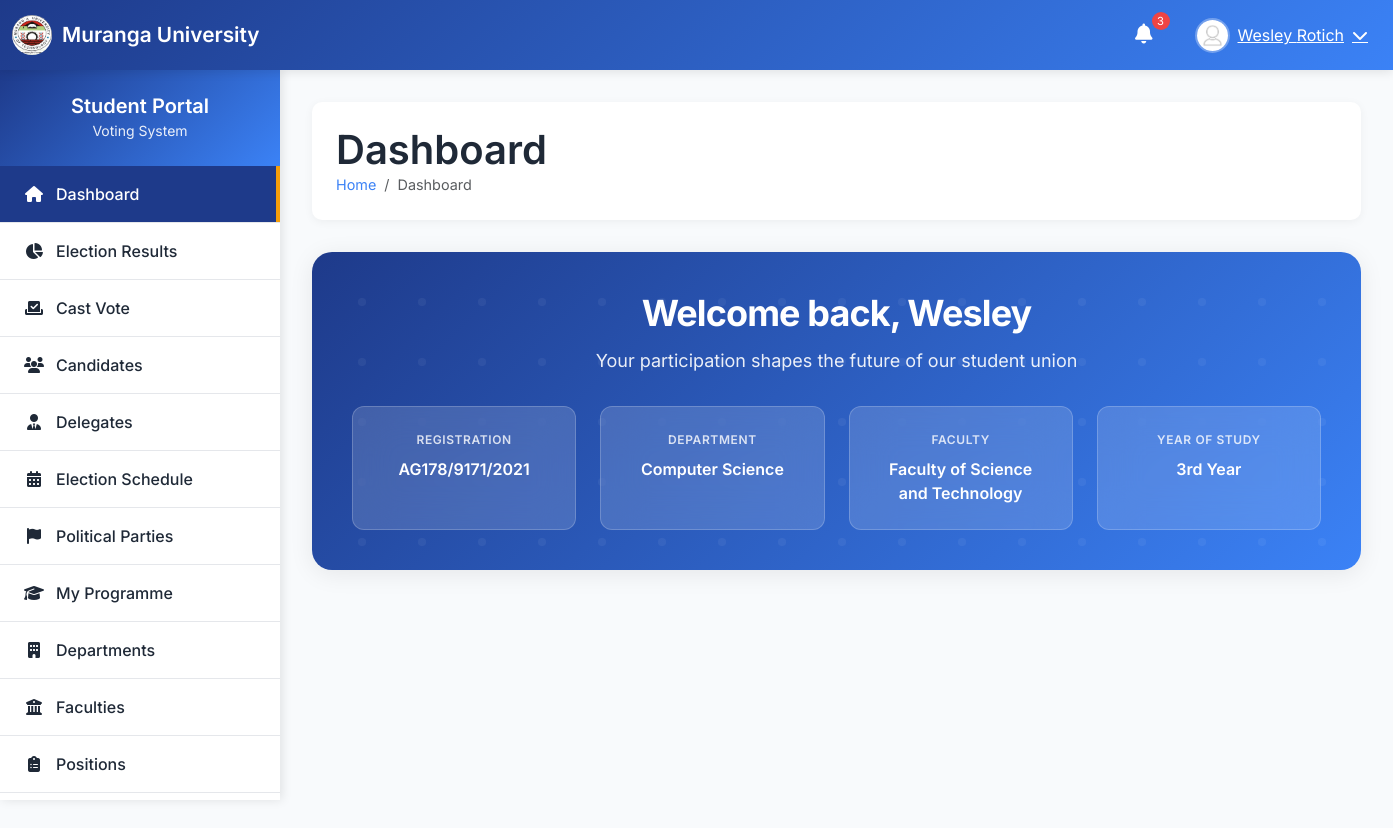
/dashboard/ (signed in), run on the app's committed database.
### voting/models.py (models this page shows, shortened)
class Student(AbstractBaseUser, PermissionsMixin):
    registration_number = models.CharField(
        max_length=20,
        unique=True,
        validators=[RegexValidator(
            regex=r'^[A-Z]{2}\d{3}/\d{4}/\d{4}$',
            message='Registration number must be in format: SC211/0530/2022'
        )]
    )
    birth_certificate_number = models.CharField(max_length=20)
    first_name = models.CharField(max_length=100 , null=True, blank=True)
    last_name = models.CharField(max_length=100, null=True, blank=True)
    email = models.EmailField(blank=True, null=True)
    phone_number = models.CharField(max_length=15, blank=True, null=True)
    programme = models.ForeignKey(Programme, on_delete=models.CASCADE, related_name='students',null=True, blank=True)
    year_of_study = models.IntegerField(choices=[(1, '1st Year'), (2, '2nd Year'), (3, '3rd Year'), (4, '4th Year'), (5, '5th Year')],null=True, blank=True)
    is_active = models.BooleanField(default=True)
    is_staff = models.BooleanField(default=False)
    date_joined = models.DateTimeField(default=timezone.now)
    last_login_ip = models.GenericIPAddressField(blank=True, null=True)
    objects = CustomUserManager()
    USERNAME_FIELD = 'registration_number'
    REQUIRED_FIELDS = ['birth_certificate_number', 'first_name', 'last_name']
    class Meta:
        db_table = 'voting_student'
    @property
    def full_name(self):
        return f"{self.first_name} {self.last_name}"
    @property
    def department(self):
        return self.programme.department
    @property
    def faculty(self):
        return self.programme.department.faculty

class Programme(models.Model):
    name = models.CharField(max_length=200)
    code = models.CharField(max_length=20)
    department = models.ForeignKey(Department, on_delete=models.CASCADE, related_name='programmes')
    created_at = models.DateTimeField(auto_now_add=True)
    class Meta:
        unique_together = ['name', 'department']

class Department(models.Model):
    name = models.CharField(max_length=200)
    code = models.CharField(max_length=10)
    faculty = models.ForeignKey(Faculty, on_delete=models.CASCADE, related_name='departments')
    created_at = models.DateTimeField(auto_now_add=True)
    class Meta:
        unique_together = ['name', 'faculty']

class Faculty(models.Model):
    name = models.CharField(max_length=200, unique=True)
    code = models.CharField(max_length=10, unique=True)
    created_at = models.DateTimeField(auto_now_add=True)
    class Meta:
        verbose_name_plural = "Faculties"

### voting/views.py (the view)
# urls.py: path('dashboard/', views.dashboard_view, name='dashboard'),
@login_required
def dashboard_view(request):
    current_election = get_current_election()
    if not current_election:
        messages.warning(request, "No active election at the moment.")
        return render(request, 'no_election.html')
    context = {
        'election': current_election,
        'student': request.user,
        'department': request.user.department,
        'faculty': request.user.faculty,
    }
    delegate_vote = DelegateVote.objects.filter(
        election=current_election,
        voter=request.user
    ).first()
    context['has_voted_for_delegate'] = delegate_vote is not None
    context['delegate_vote'] = delegate_vote
    available_delegates = Delegate.objects.filter(
        department=request.user.department,
        is_approved=True
    ).select_related('student', 'party')
    context['available_delegates'] = available_delegates
    try:
        delegate_profile = request.user.delegate_profile
        context['is_delegate'] = True
        context['delegate_profile'] = delegate_profile
        if current_election.is_main_voting_active:
            positions = Position.objects.all().order_by('order')
            candidates = Candidate.objects.filter(is_approved=True).select_related('student', 'party', 'position')
            delegate_votes = MainVote.objects.filter(
                election=current_election,
                delegate=delegate_profile
            ).select_related('candidate__position')
            voted_positions = {vote.candidate.position.id for vote in delegate_votes}
            context.update({
                'positions': positions,
                'candidates': candidates,
                'voted_positions': voted_positions,
                'delegate_votes': {vote.candidate.position.id: vote for vote in delegate_votes}
            })
    except Student.delegate_profile.RelatedObjectDoesNotExist:
        context['is_delegate'] = False
    return render(request, 'dashboard.html', context)

### voting/utils.py (called while the page is built)
def get_client_ip(request):
    x_forwarded_for = request.META.get('HTTP_X_FORWARDED_FOR')
    if x_forwarded_for:
        ip = x_forwarded_for.split(',')[0]
    else:
        ip = request.META.get('REMOTE_ADDR')
    return ip

### voting/views.py (called while the page is built)
def get_current_election():
    return Election.objects.filter(is_active=True).first()

### templates/dashboard.html (shortened to what this page needs)
{% extends 'base.html' %}
{% load static %}
{% block content %}
<section class="welcome-hero" role="banner">
    <div class="welcome-content">
        <h1 class="welcome-title">
            Welcome back, {{ student.first_name }}
        </h1>
        <p class="welcome-subtitle">
            Your participation shapes the future of our student union
        </p>
        <div class="student-metrics">
            <div class="metric-card">
                <div class="metric-label">Registration</div>
                <div class="metric-value">{{ student.registration_number }}</div>
            </div>
            <div class="metric-card">
                <div class="metric-label">Department</div>
                <div class="metric-value">
                    {% if student.programme.department %}
                        {{ student.programme.department.name }}
                    {% else %}
                        Not Assigned
                    {% endif %}
                </div>
            </div>
            <div class="metric-card">
                <div class="metric-label">Faculty</div>
                <div class="metric-value">
                    {% if student.programme.department.faculty %}
                        {{ student.programme.department.faculty.name }}
                    {% else %}
                        Not Assigned
                    {% endif %}
                </div>
            </div>
            <div class="metric-card">
                <div class="metric-label">Year of Study</div>
                <div class="metric-value">
                    {{ student.get_year_of_study_display|default:"Not Set" }}
                </div>
            </div>
        </div>
    </div>
</section>
{% if election %}
<div class="dashboard-grid">
    <div class="main-content">
    </div>
    <aside class="sidebar-content" role="complementary">
    </aside>
</div>
{% endif %}
{% endblock %}

### templates/base.html (shortened to what this page needs)
{% load static %}
<!DOCTYPE html>
<html lang="en">
<head>
    <link href="https://cdnjs.cloudflare.com/ajax/libs/bootstrap/5.3.0/css/bootstrap.min.css" rel="stylesheet">
    <link href="https://cdnjs.cloudflare.com/ajax/libs/font-awesome/6.4.0/css/all.min.css" rel="stylesheet">
</head>
<body>
    <nav class="navbar navbar-expand-lg navbar-custom">
        <div class="container-fluid">
            <a class="navbar-brand" href="{% url 'dashboard'%}">
                <img src="{% static 'img/logo.png'%}" alt="MU Logo">
                Muranga University
            </a>
            <div class="d-flex align-items-center">
                <div class="dropdown me-3">
                    <button class="btn btn-link text-white position-relative" type="button" data-bs-toggle="dropdown">
                        <i class="fas fa-bell fs-5"></i>
                        <span class="notification-badge">3</span>
                    </button>
                </div>
                <div class="dropdown user-dropdown">
                    <button class="btn btn-link text-white d-flex align-items-center" type="button" data-bs-toggle="dropdown">
                        <img src="{% static 'img/avatar.png'%}" alt="Avatar" class="user-avatar me-2">
                        <span class="d-none d-md-inline">{{ user.first_name }} {{ user.last_name }}</span>
                        <i class="fas fa-chevron-down ms-2"></i>
                    </button>
                </div>
            </div>
        </div>
    </nav>
    <div class="sidebar" id="sidebar">
        <div class="sidebar-header">
            <h5>Student Portal</h5>
            <small>Voting System</small>
        </div>
        <ul class="sidebar-menu">
            <li><a href="{% url 'dashboard'%}" class="active"><i class="fas fa-home"></i>Dashboard</a></li>
            <li><a href="{% url 'results'%}"><i class="fas fa-chart-pie"></i>Election Results</a></li>
            <li><a href="#"><i class="fas fa-vote-yea"></i>Cast Vote</a></li>
            <li><a href="#"><i class="fas fa-users"></i>Candidates</a></li>
            <li><a href="#"><i class="fas fa-user-tie"></i>Delegates</a></li>
            <li><a href="#"><i class="fas fa-calendar-alt"></i>Election Schedule</a></li>
            <li><a href="#"><i class="fas fa-flag"></i>Political Parties</a></li>
            <li><a href="#"><i class="fas fa-graduation-cap"></i>My Programme</a></li>
            <li><a href="#"><i class="fas fa-building"></i>Departments</a></li>
            <li><a href="#"><i class="fas fa-university"></i>Faculties</a></li>
            <li><a href="#"><i class="fas fa-clipboard-list"></i>Positions</a></li>
            <li><a href="#">Voting History</a></li>
        </ul>
    </div>
    <div class="main-content">
        <div class="content-header">
            <div class="d-flex justify-content-between align-items-center">
                <div>
                    <h1>{% block page_title %}Dashboard{% endblock %}</h1>
                    <nav aria-label="breadcrumb">
                        <ol class="breadcrumb">
                            {% block breadcrumbs %}
                            <li class="breadcrumb-item"><a href="#">Home</a></li>
                            <li class="breadcrumb-item active" aria-current="page">Dashboard</li>
                            {% endblock %}
                        </ol>
                    </nav>
                </div>
            </div>
        </div>
        <div class="content-body">
            {% block content %}{% endblock %}
        </div>
    </div>
</body>
</html>

### templates/base.html (style rules this page uses)
:root { --primary-color: #1e3a8a; --secondary-color: #3b82f6; --accent-color: #f59e0b; --success-color: #10b981; --danger-color: #ef4444; --dark-color: #1f2937; --light-color: #f8fafc; --sidebar-width: 280px; --navbar-height: 70px; }
* { margin: 0; padding: 0; box-sizing: border-box; }
body { font-family: 'Inter', sans-serif; background-color: var(--light-color); overflow-x: hidden; }
.navbar-custom { height: var(--navbar-height); background: linear-gradient(135deg, var(--primary-color), var(--secondary-color)); box-shadow: 0 2px 10px rgba(0,0,0,0.1); position: fixed; top: 0; left: 0; right: 0; z-index: 1030; transition: all 0.3s ease; }
.navbar-brand { color: white !important; font-weight: 600; font-size: 1.3rem; display: flex; align-items: center; }
.navbar-brand img { width: 40px; height: 40px; margin-right: 10px; border-radius: 50%; }
.sidebar { position: fixed; top: var(--navbar-height); left: -var(--sidebar-width); width: var(--sidebar-width); height: calc(100vh - var(--navbar-height)); background: white; box-shadow: 2px 0 10px rgba(0,0,0,0.1); transition: all 0.3s ease; z-index: 1020; overflow-y: auto; }
.sidebar-header { padding: 1.5rem; background: linear-gradient(135deg, var(--primary-color), var(--secondary-color)); color: white; text-align: center; }
.sidebar-header h5 { margin: 0; font-weight: 600; }
.sidebar-header small { opacity: 0.9; }
.sidebar-menu { padding: 0; list-style: none; }
.sidebar-menu li { border-bottom: 1px solid #e5e7eb; }
.sidebar-menu a { display: flex; align-items: center; padding: 1rem 1.5rem; color: var(--dark-color); text-decoration: none; transition: all 0.3s ease; font-weight: 500; }
.sidebar-menu a.active { background-color: var(--primary-color); color: white; border-right: 4px solid var(--accent-color); }
.sidebar-menu i { width: 20px; margin-right: 12px; text-align: center; }
.main-content { margin-top: var(--navbar-height); padding: 2rem; transition: all 0.3s ease; min-height: calc(100vh - var(--navbar-height)); }
.content-header { background: white; padding: 1.5rem; border-radius: 10px; box-shadow: 0 2px 10px rgba(0,0,0,0.05); margin-bottom: 2rem; }
.content-header h1 { color: var(--dark-color); font-weight: 600; margin: 0; }
.breadcrumb { background: none; padding: 0; margin: 0; font-size: 0.9rem; }
.breadcrumb-item a { color: var(--secondary-color); text-decoration: none; }
.user-dropdown { position: relative; }
.user-avatar { width: 35px; height: 35px; border-radius: 50%; border: 2px solid rgba(255,255,255,0.3); }
@media (min-width: 992px) { .sidebar { left: 0; } }
@media (min-width: 992px) { .main-content { margin-left: var(--sidebar-width); } }
.notification-badge { position: absolute; top: -5px; right: -5px; background: var(--danger-color); color: white; border-radius: 50%; width: 18px; height: 18px; font-size: 0.7rem; display: flex; align-items: center; justify-content: center; }

### data on the page
Student: first_name "Wesley", last_name "Rotich", registration_number "AG178/9171/2021", programme.department.name "Computer Science", programme.department.faculty.name "Faculty of Science and Technology", year_of_study "3rd Year"
